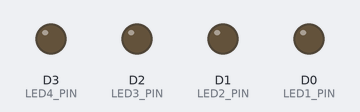
A sketch run on a simulated ESP8266 (NodeMCU). Shown: output pins drawn as LEDs (lit = HIGH).

Above: at 0.5 s.
At 2.5 s:
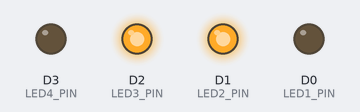
At 3.5 s:
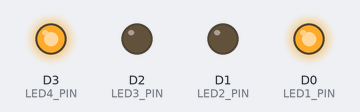
Timing chart, 0 to 4.6 s (numbered marks = the images above):
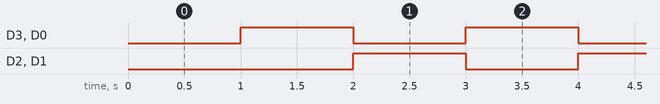

The sketch:

blinker.ino
```cpp
/*
Simple program to test buttons and LEDs on the PCB
*/

// Constants for pin declarations
// perhaps use arrays in the future

// LED pins
const int LED1_PIN = D0;
const int LED2_PIN = D1;
const int LED3_PIN = D2;
const int LED4_PIN = D3;

// Button pins
const int BUTTON1_PIN = D10;
const int BUTTON2_PIN = D9;
const int BUTTON3_PIN = D8;
const int BUTTON4_PIN = D7;

// LED states:
bool LED_STATE = true;

// Setup
void setup(){

    // Set LED pins to outputs
    pinMode(LED1_PIN,OUTPUT);
    pinMode(LED2_PIN,OUTPUT);
    pinMode(LED3_PIN,OUTPUT);
    pinMode(LED4_PIN,OUTPUT);
    // Set Button pins to INPUT PULLUPs (I guess my board is a toddler, idt the kit includes pullups though /jk)
    pinMode(BUTTON1_PIN,INPUT_PULLUP);
    pinMode(BUTTON2_PIN,INPUT_PULLUP);
    pinMode(BUTTON3_PIN,INPUT_PULLUP);
    pinMode(BUTTON4_PIN,INPUT_PULLUP);

}


void loop(){
    delay(1000);
    digitalWrite(LED1_PIN, LED_STATE);
    digitalWrite(LED2_PIN, !LED_STATE);
    digitalWrite(LED3_PIN, !LED_STATE);
    digitalWrite(LED4_PIN,LED_STATE );
    LED_STATE = !LED_STATE;


}
```

Measured:
- by itself, D3 (LED4_PIN), D2 (LED3_PIN), D1 (LED2_PIN), D0 (LED1_PIN): alternates HIGH for 1.0 s and LOW for 1.0 s
